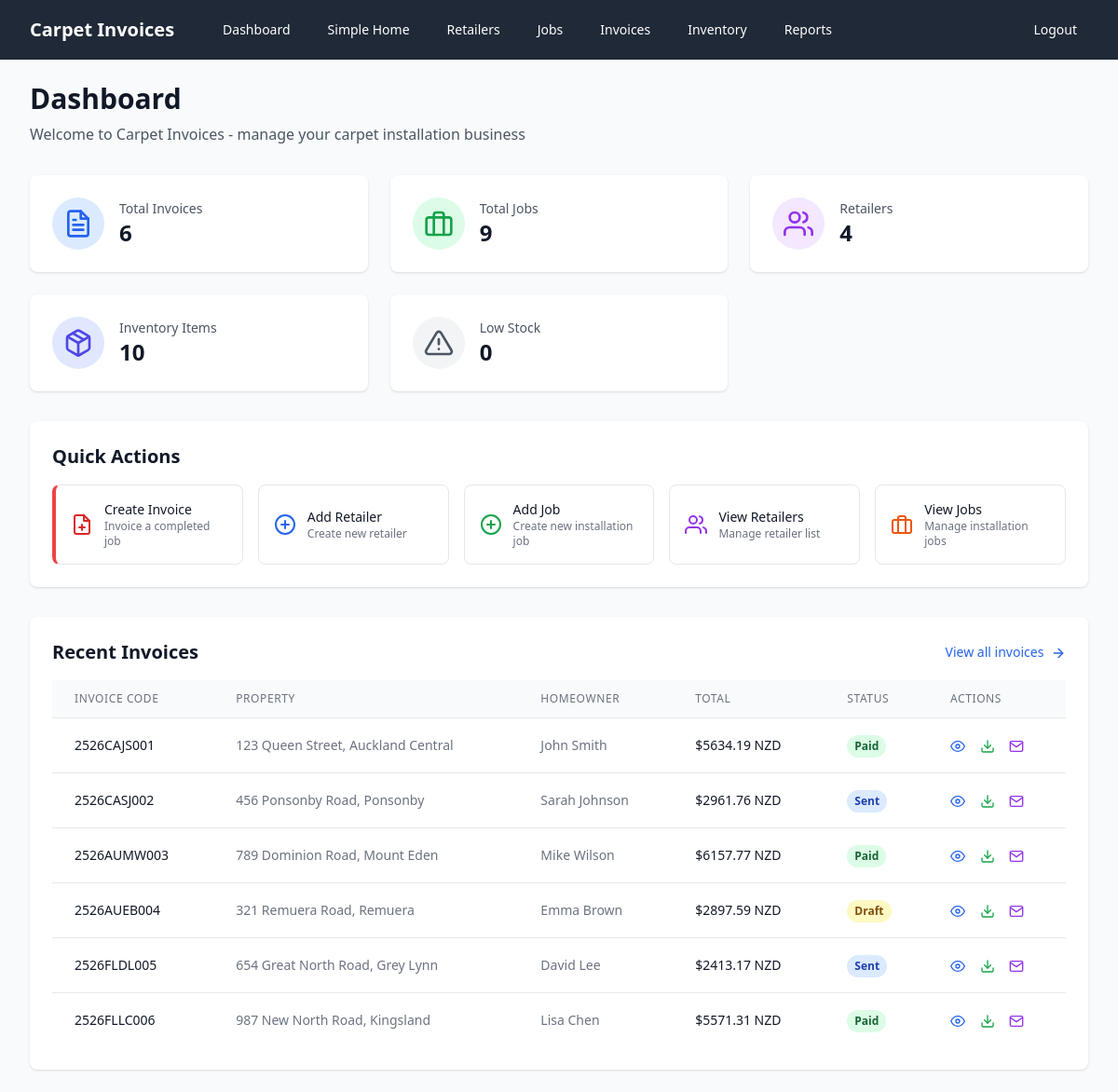
The page / (signed in) on the database its author committed.
### models.py (models this page shows, shortened)
class Invoice(db.Model):
    id = db.Column(db.Integer, primary_key=True)
    invoice_code = db.Column(db.String(100), unique=True, nullable=False, index=True)
    job_id = db.Column(db.Integer, ForeignKey('job.id'), nullable=False, index=True)
    date_created = db.Column(db.Date, nullable=False, default=datetime.now().date, index=True)
    status = db.Column(db.String(20), nullable=False, default='draft', index=True)  # draft, sent, paid
    gst_percentage = db.Column(db.Float, nullable=False, default=15.0)
    subtotal = db.Column(db.Float, nullable=False, default=0.0)
    gst_amount = db.Column(db.Float, nullable=False, default=0.0)
    total = db.Column(db.Float, nullable=False, default=0.0, index=True)
    job = relationship("Job", back_populates="invoices")
    lines = relationship("InvoiceLine", back_populates="invoice", cascade="all, delete-orphan")
    files = relationship("FileStore", back_populates="invoice", cascade="all, delete-orphan")

class Job(db.Model):
    id = db.Column(db.Integer, primary_key=True)
    street_address = db.Column(db.String(200), nullable=False)
    suburb = db.Column(db.String(100), nullable=False)
    town_city = db.Column(db.String(100), nullable=False)
    retailer_id = db.Column(db.Integer, ForeignKey('retailer.id'), nullable=False)
    homeowner_name = db.Column(db.String(100), nullable=False)
    homeowner_phone = db.Column(db.String(20), nullable=False)
    date_completed = db.Column(db.Date, nullable=False)
    retailer = relationship("Retailer", back_populates="jobs")
    invoices = relationship("Invoice", back_populates="job")

### app.py (the view)
@app.route('/')
def index():
    if not session.get('logged_in'):
        return redirect(url_for('login'))
    recent_invoices = db.session.query(Invoice).join(Job).join(Retailer).limit(10).all()
    total_invoices = db.session.query(Invoice).count()
    total_jobs = db.session.query(Job).count()
    total_retailers = db.session.query(Retailer).count()
    total_inventory_items = db.session.query(InventoryItem).filter_by(is_active=True).count()
    low_stock_items = db.session.query(InventoryItem).filter_by(is_active=True).filter(
        InventoryItem.current_stock <= InventoryItem.minimum_stock
    ).count()
    total_inventory_value = db.session.query(
        db.func.sum(InventoryItem.current_stock * InventoryItem.unit_cost)
    ).filter_by(is_active=True).scalar() or 0
    return render_template('index.html',
                         recent_invoices=recent_invoices,
                         total_invoices=total_invoices,
                         total_jobs=total_jobs,
                         total_retailers=total_retailers,
                         total_inventory_items=total_inventory_items,
                         low_stock_items=low_stock_items,
                         total_inventory_value=total_inventory_value)

### app.py (called while the page is built)
def format_nz_currency(amount):
    return f"${amount:.2f} NZD"

@app.template_filter('nz_currency')
def nz_currency_filter(amount):
    return format_nz_currency(amount)

### templates/index.html (shortened to what this page needs)
{% extends "base.html" %}
{% block content %}
<div class="mb-8">
    <h1 class="text-3xl font-bold text-gray-900">Dashboard</h1>
    <p class="mt-2 text-gray-600">Welcome to Carpet Invoices - manage your carpet installation business</p>
</div>
<div class="grid grid-cols-1 md:grid-cols-2 lg:grid-cols-3 xl:grid-cols-6 gap-6 mb-8">
    <div class="bg-white rounded-lg shadow p-6">
        <div class="flex items-center">
            <div class="p-3 rounded-full bg-blue-100">
                <i data-feather="file-text" class="h-8 w-8 text-blue-600"></i>
            </div>
            <div class="ml-4">
                <p class="text-sm font-medium text-gray-600">Total Invoices</p>
                <p class="text-2xl font-bold text-gray-900">{{ total_invoices }}</p>
            </div>
        </div>
    </div>
    <div class="bg-white rounded-lg shadow p-6">
        <div class="flex items-center">
            <div class="p-3 rounded-full bg-green-100">
                <i data-feather="briefcase" class="h-8 w-8 text-green-600"></i>
            </div>
            <div class="ml-4">
                <p class="text-sm font-medium text-gray-600">Total Jobs</p>
                <p class="text-2xl font-bold text-gray-900">{{ total_jobs }}</p>
            </div>
        </div>
    </div>
    <div class="bg-white rounded-lg shadow p-6">
        <div class="flex items-center">
            <div class="p-3 rounded-full bg-purple-100">
                <i data-feather="users" class="h-8 w-8 text-purple-600"></i>
            </div>
            <div class="ml-4">
                <p class="text-sm font-medium text-gray-600">Retailers</p>
                <p class="text-2xl font-bold text-gray-900">{{ total_retailers }}</p>
            </div>
        </div>
    </div>
    <div class="bg-white rounded-lg shadow p-6">
        <div class="flex items-center">
            <div class="p-3 rounded-full bg-indigo-100">
                <i data-feather="package" class="h-8 w-8 text-indigo-600"></i>
            </div>
            <div class="ml-4">
                <p class="text-sm font-medium text-gray-600">Inventory Items</p>
                <p class="text-2xl font-bold text-gray-900">{{ total_inventory_items }}</p>
            </div>
        </div>
    </div>
    <div class="bg-white rounded-lg shadow p-6">
        <div class="flex items-center">
            <div class="p-3 rounded-full {% if low_stock_items > 0 %}bg-orange-100{% else %}bg-gray-100{% endif %}">
                <i data-feather="alert-triangle" class="h-8 w-8 {% if low_stock_items > 0 %}text-orange-600{% else %}text-gray-600{% endif %}"></i>
            </div>
            <div class="ml-4">
                <p class="text-sm font-medium text-gray-600">Low Stock</p>
                <p class="text-2xl font-bold {% if low_stock_items > 0 %}text-orange-600{% else %}text-gray-900{% endif %}">{{ low_stock_items }}</p>
            </div>
        </div>
    </div>
</div>
<div class="bg-white rounded-lg shadow mb-8">
    <div class="p-6">
        <h2 class="text-xl font-semibold text-gray-900 mb-4">Quick Actions</h2>
        <div class="grid grid-cols-1 sm:grid-cols-2 lg:grid-cols-5 gap-4">
            <a href="{{ url_for('jobs') }}" class="flex items-center p-4 border border-gray-200 rounded-lg hover:bg-gray-50 transition duration-200 border-l-4 border-l-red-500">
                <div class="flex-shrink-0">
                    <i data-feather="file-plus" class="h-6 w-6 text-red-600"></i>
                </div>
                <div class="ml-3">
                    <p class="text-sm font-medium text-gray-900">Create Invoice</p>
                    <p class="text-xs text-gray-500">Invoice a completed job</p>
                </div>
            </a>
            <a href="{{ url_for('add_retailer') }}" class="flex items-center p-4 border border-gray-200 rounded-lg hover:bg-gray-50 transition duration-200">
                <div class="flex-shrink-0">
                    <i data-feather="plus-circle" class="h-6 w-6 text-blue-600"></i>
                </div>
                <div class="ml-3">
                    <p class="text-sm font-medium text-gray-900">Add Retailer</p>
                    <p class="text-xs text-gray-500">Create new retailer</p>
                </div>
            </a>
            <a href="{{ url_for('add_job') }}" class="flex items-center p-4 border border-gray-200 rounded-lg hover:bg-gray-50 transition duration-200">
                <div class="flex-shrink-0">
                    <i data-feather="plus-circle" class="h-6 w-6 text-green-600"></i>
                </div>
                <div class="ml-3">
                    <p class="text-sm font-medium text-gray-900">Add Job</p>
                    <p class="text-xs text-gray-500">Create new installation job</p>
                </div>
            </a>
            <a href="{{ url_for('retailers') }}" class="flex items-center p-4 border border-gray-200 rounded-lg hover:bg-gray-50 transition duration-200">
                <div class="flex-shrink-0">
                    <i data-feather="users" class="h-6 w-6 text-purple-600"></i>
                </div>
                <div class="ml-3">
                    <p class="text-sm font-medium text-gray-900">View Retailers</p>
                    <p class="text-xs text-gray-500">Manage retailer list</p>
                </div>
            </a>
            <a href="{{ url_for('jobs') }}" class="flex items-center p-4 border border-gray-200 rounded-lg hover:bg-gray-50 transition duration-200">
                <div class="flex-shrink-0">
                    <i data-feather="briefcase" class="h-6 w-6 text-orange-600"></i>
                </div>
                <div class="ml-3">
                    <p class="text-sm font-medium text-gray-900">View Jobs</p>
                    <p class="text-xs text-gray-500">Manage installation jobs</p>
                </div>
            </a>
        </div>
    </div>
</div>
<div class="bg-white rounded-lg shadow">
    <div class="p-6">
        <div class="flex items-center justify-between mb-4">
            <h2 class="text-xl font-semibold text-gray-900">Recent Invoices</h2>
            <a href="{{ url_for('invoices') }}" class="text-blue-600 hover:text-blue-800 font-medium text-sm">
                View all invoices
                <i data-feather="arrow-right" class="inline h-4 w-4 ml-1"></i>
            </a>
        </div>
        {% if recent_invoices %}
        <div class="overflow-x-auto">
            <table class="min-w-full divide-y divide-gray-200">
                <thead class="bg-gray-50">
                    <tr>
                        <th class="px-6 py-3 text-left text-xs font-medium text-gray-500 uppercase tracking-wider">Invoice Code</th>
                        <th class="px-6 py-3 text-left text-xs font-medium text-gray-500 uppercase tracking-wider">Property</th>
                        <th class="px-6 py-3 text-left text-xs font-medium text-gray-500 uppercase tracking-wider">Homeowner</th>
                        <th class="px-6 py-3 text-left text-xs font-medium text-gray-500 uppercase tracking-wider">Total</th>
                        <th class="px-6 py-3 text-left text-xs font-medium text-gray-500 uppercase tracking-wider">Status</th>
                        <th class="px-6 py-3 text-left text-xs font-medium text-gray-500 uppercase tracking-wider">Actions</th>
                    </tr>
                </thead>
                <tbody class="bg-white divide-y divide-gray-200">
                    {% for invoice in recent_invoices %}
                    <tr class="hover:bg-gray-50">
                        <td class="px-6 py-4 whitespace-nowrap text-sm font-medium text-gray-900">
                            {{ invoice.invoice_code }}
                        </td>
                        <td class="px-6 py-4 whitespace-nowrap text-sm text-gray-500">
                            {{ invoice.job.street_address }}, {{ invoice.job.suburb }}
                        </td>
                        <td class="px-6 py-4 whitespace-nowrap text-sm text-gray-500">
                            {{ invoice.job.homeowner_name }}
                        </td>
                        <td class="px-6 py-4 whitespace-nowrap text-sm text-gray-900 font-medium">
                            {{ invoice.total | nz_currency }}
                        </td>
                        <td class="px-6 py-4 whitespace-nowrap">
                            <span class="inline-flex px-2 py-1 text-xs font-semibold rounded-full
                                {% if invoice.status == 'paid' %}bg-green-100 text-green-800
                                {% elif invoice.status == 'sent' %}bg-blue-100 text-blue-800
                                {% else %}bg-yellow-100 text-yellow-800{% endif %}">
                                {{ invoice.status.title() }}
                            </span>
                        </td>
                        <td class="px-6 py-4 whitespace-nowrap text-sm font-medium">
                            <a href="{{ url_for('invoice_preview', invoice_id=invoice.id) }}" class="text-blue-600 hover:text-blue-800 mr-3">
                                <i data-feather="eye" class="inline h-4 w-4"></i>
                            </a>
                            <a href="{{ url_for('invoice_pdf', invoice_id=invoice.id) }}" class="text-green-600 hover:text-green-800 mr-3">
                                <i data-feather="download" class="inline h-4 w-4"></i>
                            </a>
                            <a href="{{ url_for('invoice_email', invoice_id=invoice.id) }}" class="text-purple-600 hover:text-purple-800">
                                <i data-feather="mail" class="inline h-4 w-4"></i>
                            </a>
                        </td>
                    </tr>
                    {% endfor %}
                </tbody>
            </table>
        </div>
        {% endif %}
    </div>
</div>
{% endblock %}

### rows shown on the page
Invoice: invoice_code "2526CAJS001", job.street_address "123 Queen Street", job.suburb "Auckland Central", job.homeowner_name "John Smith", total|nz_currency "$5634.19 NZD", status "Paid"
Invoice: invoice_code "2526CASJ002", job.street_address "456 Ponsonby Road", job.suburb "Ponsonby", job.homeowner_name "Sarah Johnson", total|nz_currency "$2961.76 NZD", status "Sent"
Invoice: invoice_code "2526AUMW003", job.street_address "789 Dominion Road", job.suburb "Mount Eden", job.homeowner_name "Mike Wilson", total|nz_currency "$6157.77 NZD", status "Paid"
Invoice: invoice_code "2526AUEB004", job.street_address "321 Remuera Road", job.suburb "Remuera", job.homeowner_name "Emma Brown", total|nz_currency "$2897.59 NZD", status "Draft"
Invoice: invoice_code "2526FLDL005", job.street_address "654 Great North Road", job.suburb "Grey Lynn", job.homeowner_name "David Lee", total|nz_currency "$2413.17 NZD", status "Sent"
Invoice: invoice_code "2526FLLC006", job.street_address "987 New North Road", job.suburb "Kingsland", job.homeowner_name "Lisa Chen", total|nz_currency "$5571.31 NZD", status "Paid"

### other values the page prints
{{ total_invoices }} "6"
{{ total_jobs }} "9"
{{ total_retailers }} "4"
{{ total_inventory_items }} "10"
{{ low_stock_items }} "0"
